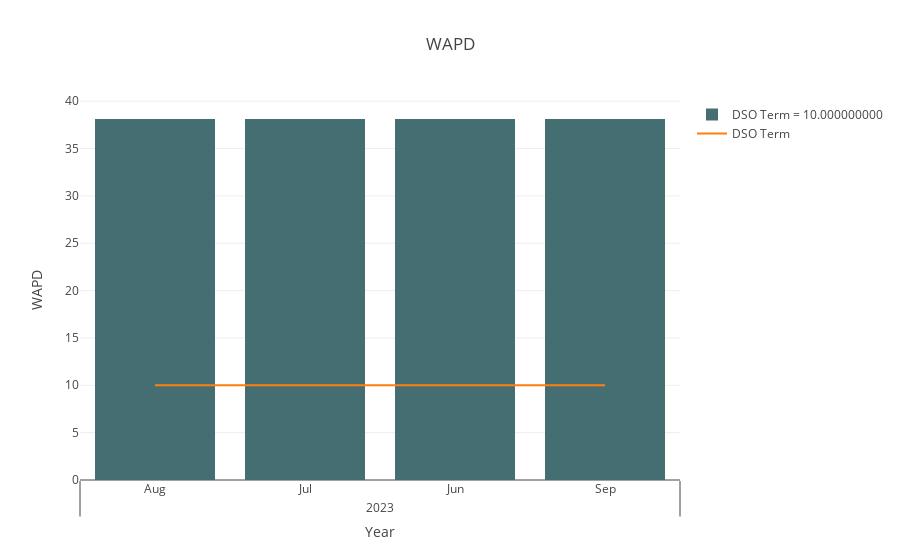

Notebook code cell kept with this figure:
### Code cell
final_dataFram(ten)

### Figure 1 — Plotly figure (JSON) as saved in the notebook; plotly's stock layout.template omitted (floating-point values rounded to 4 significant figures)
{"data": [{"marker": {"color": "#456e73"}, "name": "DSO Term = 10.000000000", "type": "bar", "x": [[2023, 2023, 2023, 2023], ["Aug", "Jul", "Jun", "Sep"]], "y": [38.12, 38.12, 38.12, 38.12]}, {"mode": "lines", "name": "DSO Term", "type": "scatter", "x": [[2023, 2023, 2023, 2023], ["Aug", "Jul", "Jun", "Sep"]], "y": [10, 10, 10, 10]}], "layout": {"autosize": true, "barmode": "group", "title": {"text": "WAPD"}, "xaxis": {"autorange": true, "range": [-0.5, 3.5], "title": {"text": "Year"}, "type": "multicategory"}, "yaxis": {"autorange": true, "range": [0, 40.12], "title": {"text": "WAPD"}, "type": "linear"}}}
